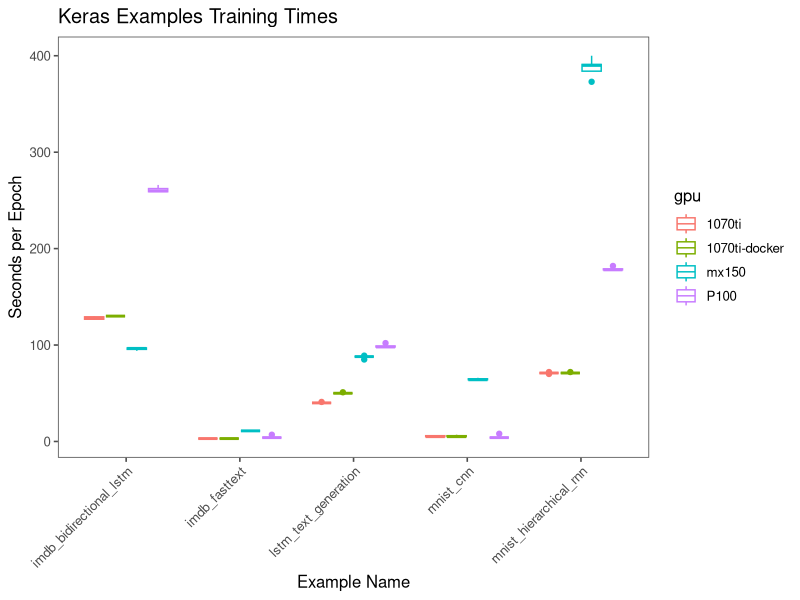

Source code (R):
library(dplyr)
library(ggplot2)
library(readr)
library(ggthemes)

timing <- read_csv("./timings.csv")


ggplot(timing, aes(x=model, y=seconds, color=gpu)) + geom_boxplot() +
  theme_few() +
  theme(axis.text.x = element_text(angle=45, hjust=1)) +
  ggtitle("Keras Examples Training Times") + ylab("Seconds per Epoch") +
  xlab("Example Name")
       